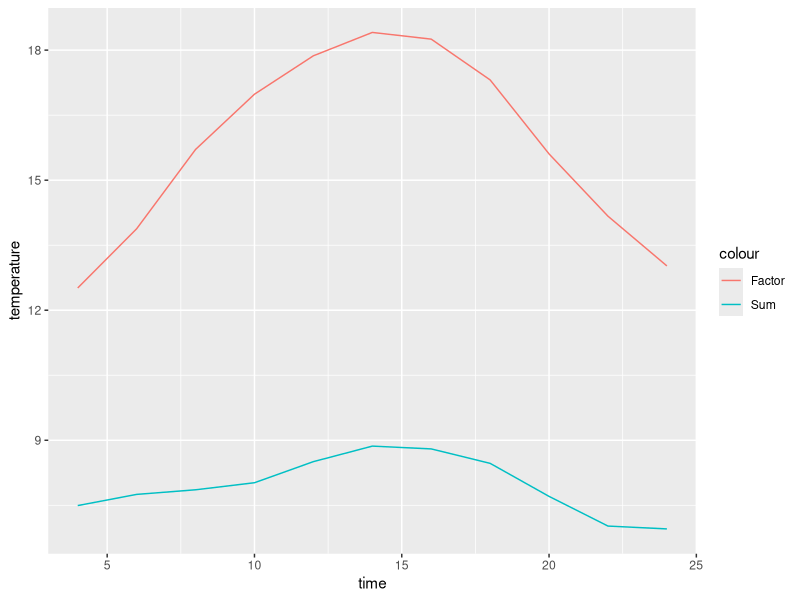

Write R code to recreate this figure.
library("ggplot2")

dat = read.csv2("lab 3 results csv.txt", sep = ";", header = FALSE)

x= seq(4,24,2)
f = data.frame(
  time = x,
  sum = as.numeric(as.character(dat$V2)),
  factor = as.numeric(as.character(dat$V3))
)



ggplot(data = f, aes(x=time, y=factor,color="Factor")) + geom_line() + geom_line(data=f, aes(x=time, y=sum,color="Sum"))+ylab("temperature") 
